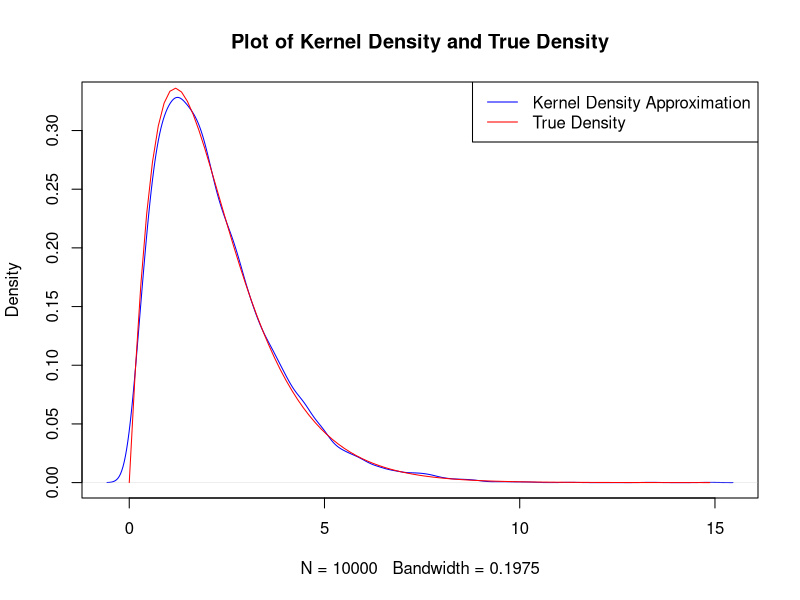
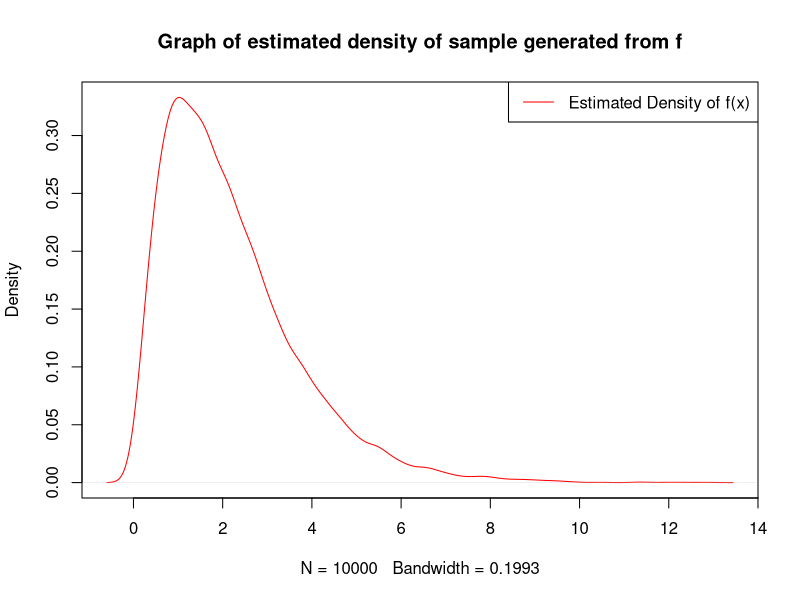
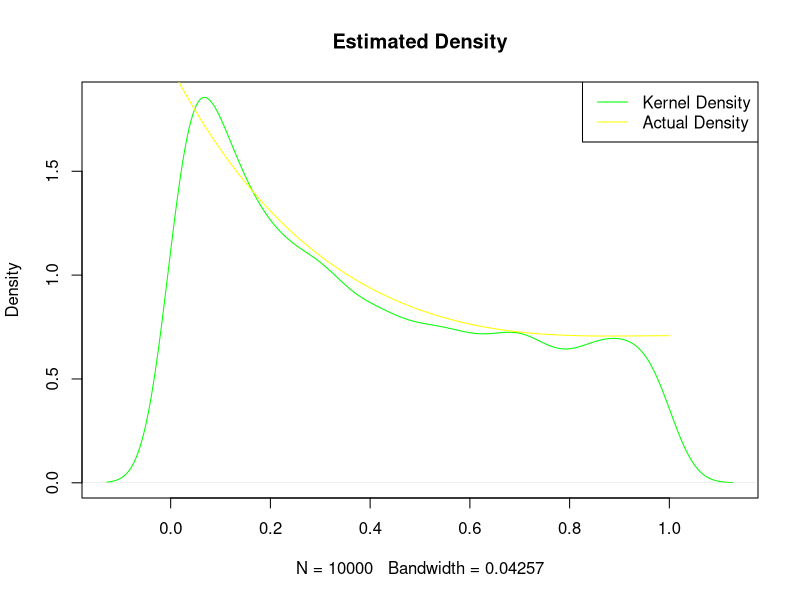

The R script that drew these images, in order:
## ---- chunk 1

sim_g <- function(sample_size, theta) {
  alpha1 = 2*gamma(theta)/(2*gamma(theta) + gamma(theta+(1/2)))
  condition = rbinom(sample_size, 1, alpha1)
  sim_g = numeric(sample_size)
  for (i in 1:sample_size) {
    if (condition[i] == 1) {
      sim_g[i] <- rgamma(1, shape = theta, rate = 1)
    }
    else {sim_g[i] <- rgamma(1, shape = theta + (1/2), rate = 1)}
  }
  return(sim_g)
}

#Now we will simulate 10000 from the g(x) mixture density with theta = 2

sample_size_g <- 10000
theta_g <- 2
g_actual<- sim_g(sample_size_g, theta_g)
alpha2 = 2*gamma(theta_g)/(2*gamma(theta_g) + gamma(theta_g + (1/2)))
plot(density(g_actual), col="blue", main="Plot of Kernel Density and True Density")
curve(alpha2*dgamma(x, shape=2, rate=1) + (1-alpha2)*dgamma(x, shape=5/2, rate=1), xlim=c(0,max(g_actual)), col="red", add=TRUE)
legend("topright", legend = c("Kernel Density Approximation", "True Density"), col = c("blue", "red"), lty = c(1,1))
## ---- chunk 2
sim_f <- function(sample_size, theta) {
  count = 0
  count_rejection = 0
  sim_f <- numeric(0)
  while(count < sample_size) {
    g_sample <- sim_g(1, theta)
    uniform <- runif(1,0,1)
    q_x <- sqrt(4 + g_sample)*((g_sample)^(theta-1))*exp(-1*g_sample)
    g_x <- 2*((g_sample)^(theta-1))*exp(-1*g_sample) + 
                    ((g_sample)^(theta-(1/2)))*exp(-1*g_sample)
    ratio <- (q_x)/(g_x)
    if (uniform <= ratio) { 
      sim_f <- append(sim_f, g_sample)
      count = count + 1
    }
    else {
      count_rejection = count_rejection + 1
    }
  }
  acceptance_rate = count/(count + count_rejection)
  return(sim_f)
}

sample_size_f <- 10000
theta_f <- 2
f_sample <- sim_f(sample_size_f, theta_f)

plot(density(f_sample), col = "red", main="Graph of estimated density of sample generated from f")
legend("topright", legend = c("Estimated Density of f(x)"), col = c("red"), lty = c(1))
## ---- chunk 3
f1 <- function(sample_size, theta1, beta1){
  alpha3 <- beta(theta1,1)
  alpha4 <- (sqrt(2))*beta(1, beta1) + beta(2, beta1)
  a_34 <- alpha3/(alpha3 + alpha4)
  count <- 0 
  count_rejection <- 0
  f1 <- numeric(0)
  while(count < sample_size) {
    condition1 <- rbinom(1, 1, a_34)
    if (condition1 == 1) {
      x <- rbeta(1, theta1, 1)
      q1_x <- (x^(theta1 - 1))/(1 + x^2)
      alphag1_x <-  (x^(theta1 - 1))
      ratio_x <-  q1_x/alphag1_x
    }
    else { 
      mix_prob <- sqrt(2)*beta(1, beta1)/(alpha4)
      mix_ind <- rbinom(1, 1, mix_prob)
      if(mix_ind == 1) {x <- rbeta(1,1,beta1)}
      else {x <- rbeta(1, 1, beta1 + 1)}
      q2_x <- (sqrt(2 + x^2))*((1-x)^(beta1 - 1))
      alphag2_x <- sqrt(2)*((1-x)^(beta1 - 1)) + x*(1-x)^(beta1 - 1)
      ratio_x <- q2_x/alphag2_x
    }
    u <- runif(1, 0, 1)
    if(u <= ratio_x) {
    f1 <- append(f1, x)
      count <- count  + 1
    }
    else {count_rejection <- count_rejection + 1}
  }
  acceptance_rate <- count/(count+count_rejection)
  return(f1)
}

q <- function(y) {
  return((y/(1+y^2)) + sqrt(2 + y^2)*((1-y)^3)) }

plot(density(f1(10000, 2, 4)), col = "green", main="Estimated Density")
curve(q(x)/0.7058734, xlim = c(0,1), add = TRUE, col = "yellow")
legend("topright", legend = c("Kernel Density", "Actual Density"), col = c("green","yellow"), lty = c(1,1))
